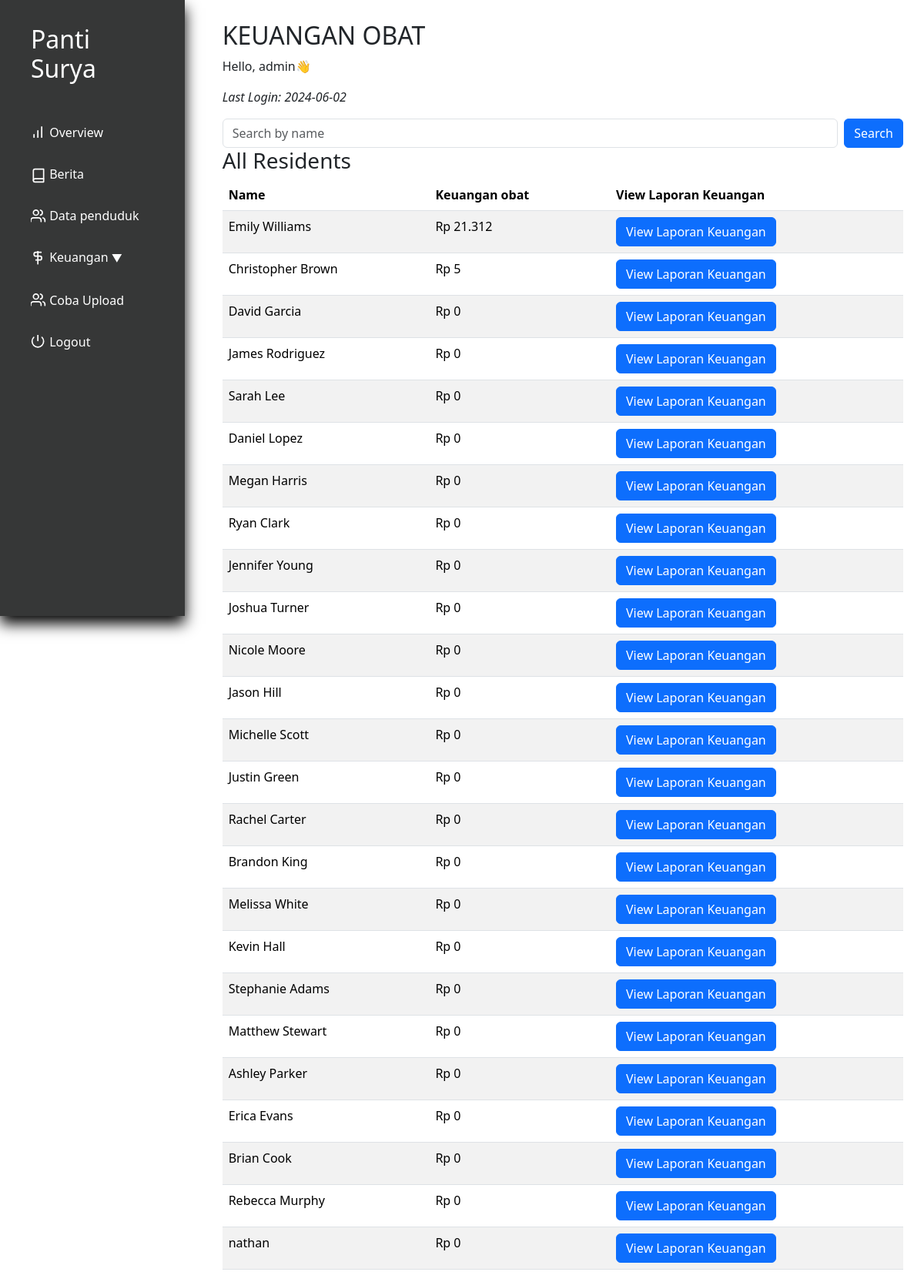
Page /keuangan_obat.php (signed in) on the earlier database version.
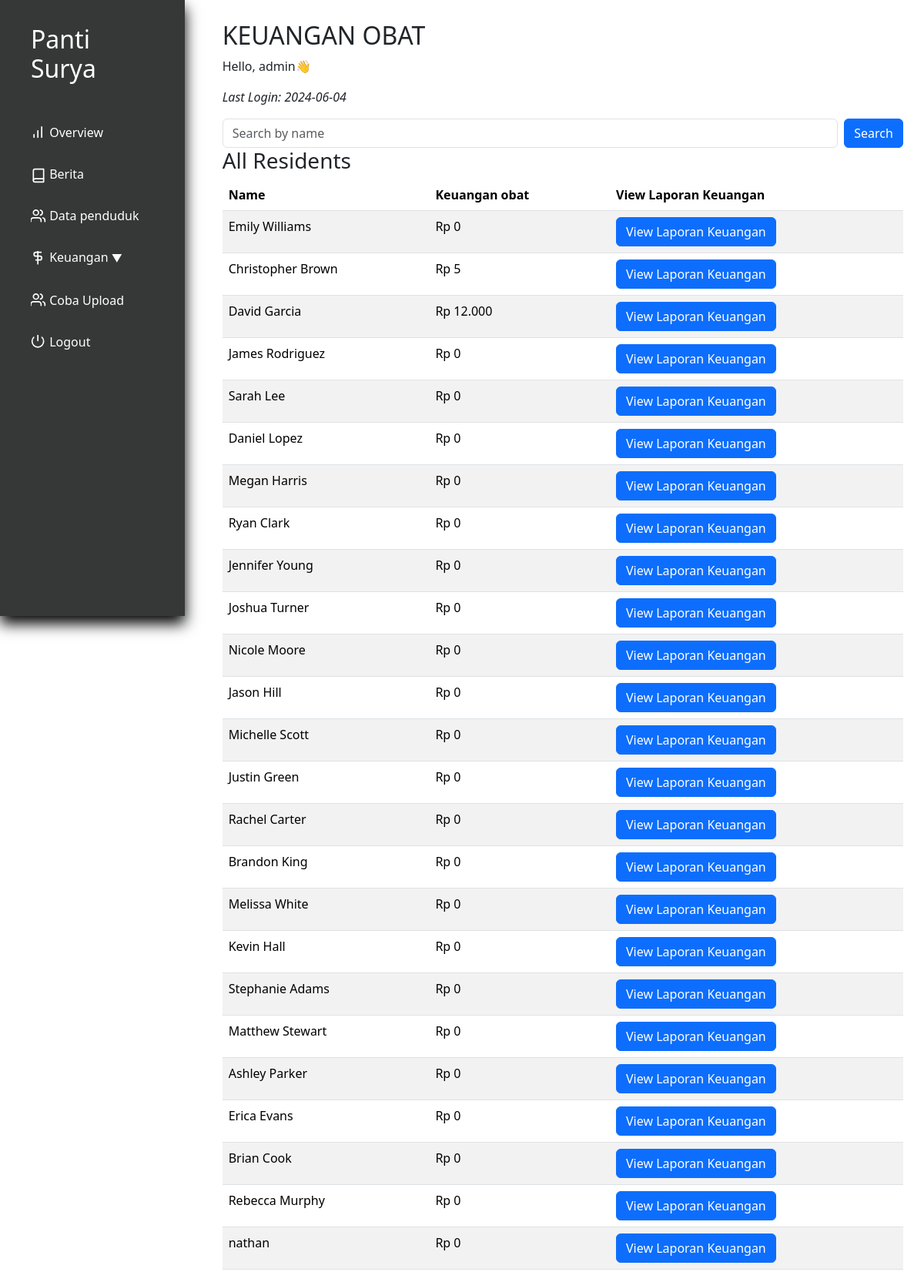
Same page on the later database version.
### tables this page shows
CREATE TABLE `penduduk` (
  `id` int(11) NOT NULL,
  `nama` varchar(250) NOT NULL,
  `alamat` varchar(100) NOT NULL,
  `tanggal_masuk` date DEFAULT NULL,
  `email` varchar(200) DEFAULT NULL,
  `notelp` varchar(15) NOT NULL,
  `keuangan_pondokkan` int(11) NOT NULL,
  `keuangan_tabungan` int(11) NOT NULL,
  `keuangan_obat` int(11) NOT NULL,
  `keuangan_total` int(11) NOT NULL,
  `profile_picture` varchar(100) NOT NULL,
  `KTP` longblob NOT NULL,
  `KK` longblob NOT NULL,
  `BPJS` longblob NOT NULL,
  `keuangan_deposit` int(11) NOT NULL
);

### utils.php (called while the page is built, shortened)
<?php
class myDB
{
    private $host = "localhost";
    private $username = "root";
    private $password = "";
    private $database = "pantisurya";
    private $db;
    function __construct()
    {
        if ($this->db == null) {
            try {
                $this->db = new PDO("mysql:host=$this->host;dbname=$this->database", $this->username, $this->password);
                $this->db->setAttribute(PDO::ATTR_ERRMODE, PDO::ERRMODE_EXCEPTION);
            } catch (PDOException $e) {
                echo "Connection failed: " . $e->getMessage();
            }
        }
    }
    public function prepare($query)
    {
        return $this->db->prepare($query);
    }
    function formatRupiah($number) {
        return 'Rp ' . number_format($number, 0, ',', '.');
    }
}

### keuangan_obat.php (the view, shortened to what this page needs)
<?php
require "utils.php";
$db = new myDB();
$stmt_all_residents = $db->prepare("SELECT * FROM penduduk");
$stmt_all_residents->execute();
$residents = $stmt_all_residents->fetchAll(PDO::FETCH_ASSOC);
?>
<!DOCTYPE html>
<html lang="en">
<head>
    <?php include "layout/stylejquerynbs5.php" ?>
    <link rel="stylesheet" href="layout/indexstyle.css">
</head>
<body>
    <div class="app">
        <div class="dashboard">
            <?php include 'nav.php'?>
            <div class="main">
                <h2>KEUANGAN OBAT</h2>
                <p>Hello, <?php echo isset($_SESSION["username"]) ? $_SESSION["username"] : 'N/A'; ?>👋</p>
                <p style="font-style: italic;">Last Login: <?php echo isset($_SESSION["last_access"]) ? $_SESSION["last_access"] : 'N/A'; ?></p>
                <div class="search-bar">
                    <form method="POST" class="d-flex">
                        <input type="text" name="search" placeholder="Search by name" class="form-control me-2">
                        <button type="submit" class="btn btn-primary">Search</button>
                    </form>
                </div>
                <div class="residents-table">
                    <h3>All Residents</h3>
                    <table class="table table-striped">
                        <thead>
                            <tr>
                                <th>Name</th>
                                <th>Keuangan obat</th>
                                <th>View Laporan Keuangan</th>
                            </tr>
                        </thead>
                        <tbody>
                            <?php foreach($residents as $resident): ?>
                            <tr>
                                <td><?php echo $resident['nama']; ?></td>
                                <td><?php echo $db->formatRupiah($resident['keuangan_obat']); ?></td>
                                <td><button onclick="window.location.href='laporanobat.php?id=<?php echo $resident['id']; ?>'" class="btn btn-primary">View Laporan Keuangan</button></td>
                            </tr>
                            <?php endforeach; ?>
                        </tbody>
                    </table>
                </div>
            </div>
        </div>
    </div>
</body>
</html>

Differences in the rows shown:
changed penduduk "Emily Williams": keuangan_obat "Rp 21.312" → "Rp 0"
changed penduduk "David Garcia": keuangan_obat "Rp 0" → "Rp 12.000"
Other differences:
$_SESSION["last_access"]: "2024-06-02" → "2024-06-04"
